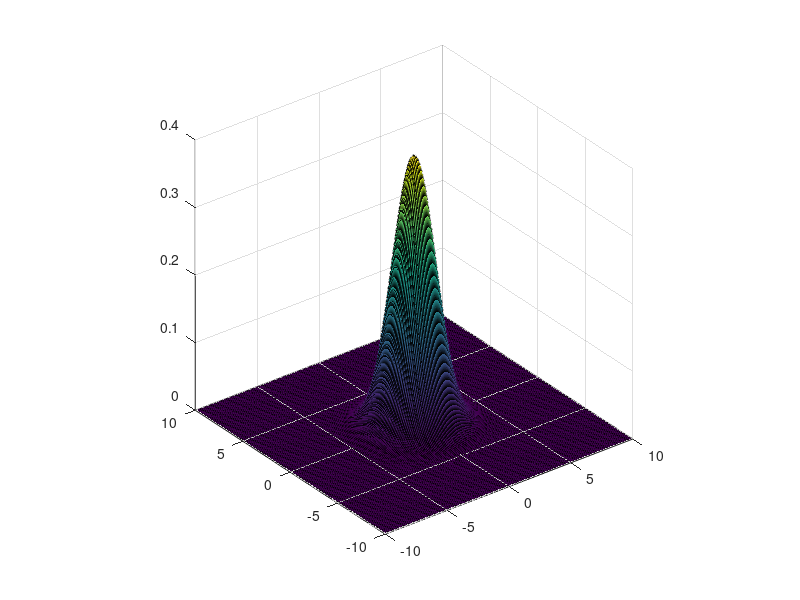

Here is the MATLAB script that generated this plot:
close all;clear;clc;

[x,y] = meshgrid(-10:0.1:10,-10:0.1:10);

sigma = 1;
x1hat = 0;
x2hat = 0;

coeff1 = 1/ (sqrt(2 * pi) * sigma);
coeff2 = -1/(4 * sigma^2);

z = coeff1 .* exp(coeff2 .* ((x - x1hat).^2 +(y - x2hat).^2));

surf(x,y,z)
pbaspect([1 1 1])
